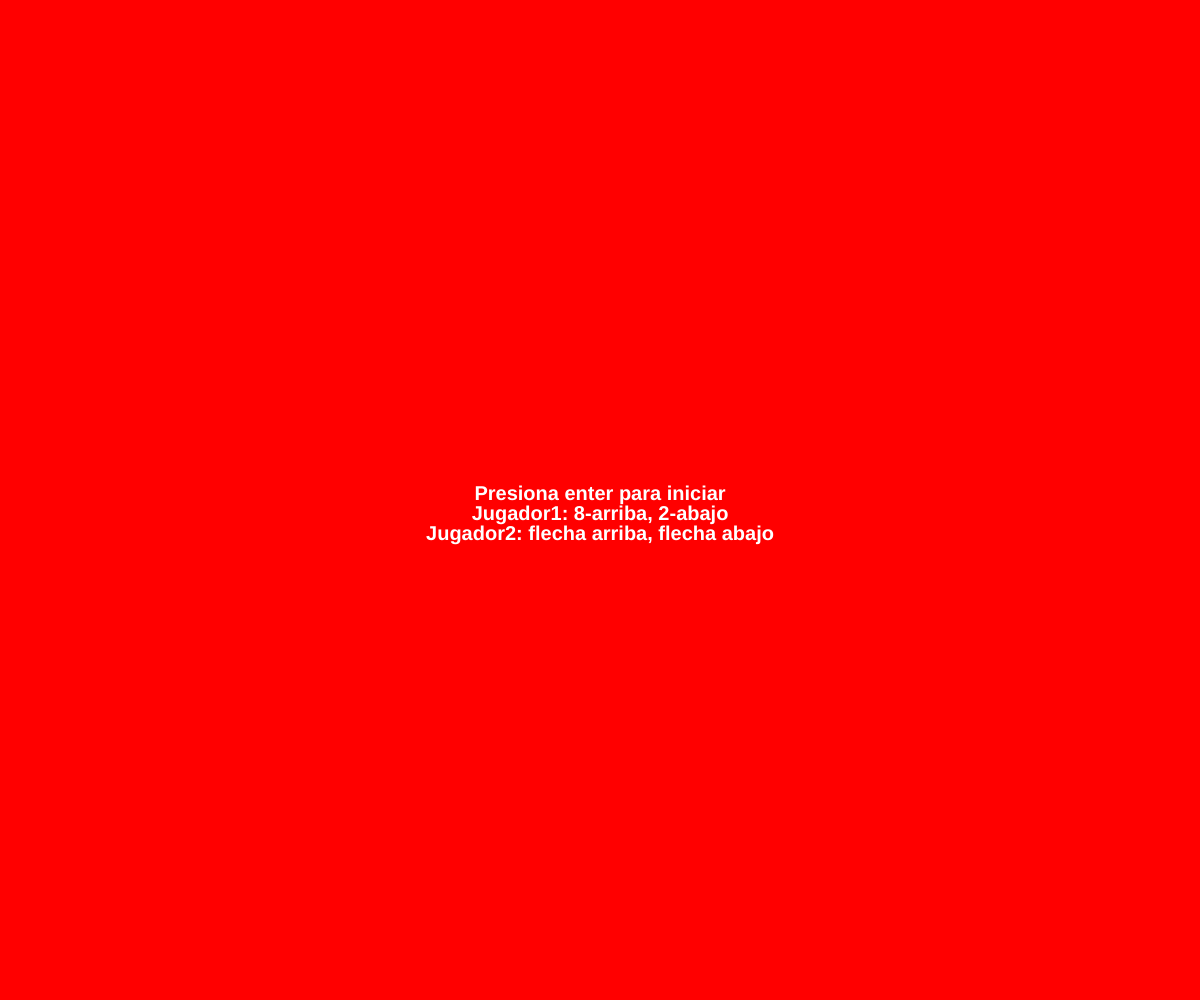
Frame 1 (no input)
Frame 60 (no input): identical to frame 1, image omitted
Frame 120 (the mouse pressed at the canvas centre since frame 60): identical to frame 1, image omitted

The p5.js sketch that drew this single still picture (run headless with seeded random() and noise() and a simulated clock; from frame 60 on, the mouse is pressed at the canvas centre):

// p5.js sketch
// ── sketch.js
const b = new Ball (700, 200, 25, 8);
const p = new Player (100, innerHeight/2, 20, 80, 8);
let init = false

function setup(){
	createCanvas(innerWidth,innerHeight);
}

function draw(){
	background('red');
	if (init) {
		b.display();
		p.display();
		textSize(20);
		fill("WHITE");
		textStyle(BOLD);
		text("Jugador1: " + p.getPoint(1), width/2 - 100 , 50);
		text("Jugador2: " + p.getPoint(2), width/2 + 100, 50);
	} else {
		textSize(20);
		fill("WHITE");
		textStyle(BOLD);
		textAlign(CENTER);
		text("Presiona enter para iniciar", width/2 , height/2);
		text("Jugador1: 8-arriba, 2-abajo", width/2 , height/2 + 20);
		text("Jugador2: flecha arriba, flecha abajo", width/2 , height/2 + 40);
	}
}

function keyPressed() {
	if (keyCode === ENTER) {
		init = true;
	}

}
// ── ball.js
class Ball {
	constructor(x, y, d, speed) {
		this.x = x;
		this.y = y;
		this.d = d;
		this.speed = speed;
		this.speedY = this.speed;
		this.speedX = this.speed;
		this.rX = this.x;
		this.ry = this.y;
	}

	display() {
		fill("WHITE")
		circle(this.x, this.y, this.d);
		this.moveY();
		this.moveX();
		this.hasCollision();
		this.collisionPlayer();
	}

	moveY() {
		this.y += this.speedY;
	}

	moveX() {
		this.x += this.speedX;
	}

	hasCollision() {
		if (this.y + this.d / 2 >= height) {
			this.speedY = - this.speed;
		} else if(this.y - this.d / 2 <= 0) {
			this.speedY = + this.speed;
		}
		if (this.x + this.d / 2 >= width) {
			p.setPoint(1);
			this.reiniciar();
		} else if(this.x - this.d / 2 <= 0) {
			p.setPoint(2);
			this.reiniciar();
		}
	}

	collisionPlayer(){
		if ((this.x - this.d / 2 <= p.ancho(p.getX1()) && this.x - this.d / 2 >= p.getX1()) && (this.y >= p.getY1() && this.y <= p.altura(p.getY1()))) {
			this.speedX = +this.speed;
		} 

		if ((this.x + this.d / 2 >= p.getX2() && this.x + this.d / 2 <= p.ancho(p.getX2())) && (this.y >= p.getY2() && this.y <= p.altura(p.getY2()))) {
			this.speedX = -this.speed;
		}
	}

	reiniciar(){
		this.x = this.rX;
		this.y = this.ry;
	}

}
// ── player.js
class Player {
	constructor(x, y, b, a, speed) {
		this.y2 = y;
		this.y1 = y;
		this.x1 = x;
		this.x2 = innerWidth - x;
		this.b = b;
		this.a = a;
		this.speed = speed;
		this.point1 = 0;
		this.point2 = 0;		
	}

	display() {
		this.player();
		this.hasCollision();
		
	}

	player() {
		fill("WHITE");
		rect(this.x1 ,this.y1, this.b, this.a);
		rect(this.x2,this.y2, this.b, this.a);
	}

	hasCollision() {
		if (this.y1 < height - this.a) {
			if (keyIsDown( 98 ))this.y1 += this.speed;
		} 
		if(this.y1 > 0) {
			if (keyIsDown( 104 ))this.y1 -= this.speed;
		}

		if (this.y2 < height - this.a) {
			if (keyIsDown( DOWN_ARROW ))this.y2 += this.speed;
		} 
		if(this.y2 > 0) {
			if (keyIsDown( UP_ARROW ))this.y2 -= this.speed;
		}
	}

	getY1() {
		return this.y1;
	}

	getY2() {
		return this.y2;
	}

	getX1() {
		return this.x1;
	}

	getX2() {
		return this.x2;
	}

	altura(y) {
		return y + this.a;
	}

	ancho(x) {
		return x + this.b;
	}

	setPoint(player) {
		if (player==1)return this.point1++;
		else return this.point2++;
	}

	getPoint(player) {
		if (player==1)return this.point1;
		else return this.point2;
	}

}
